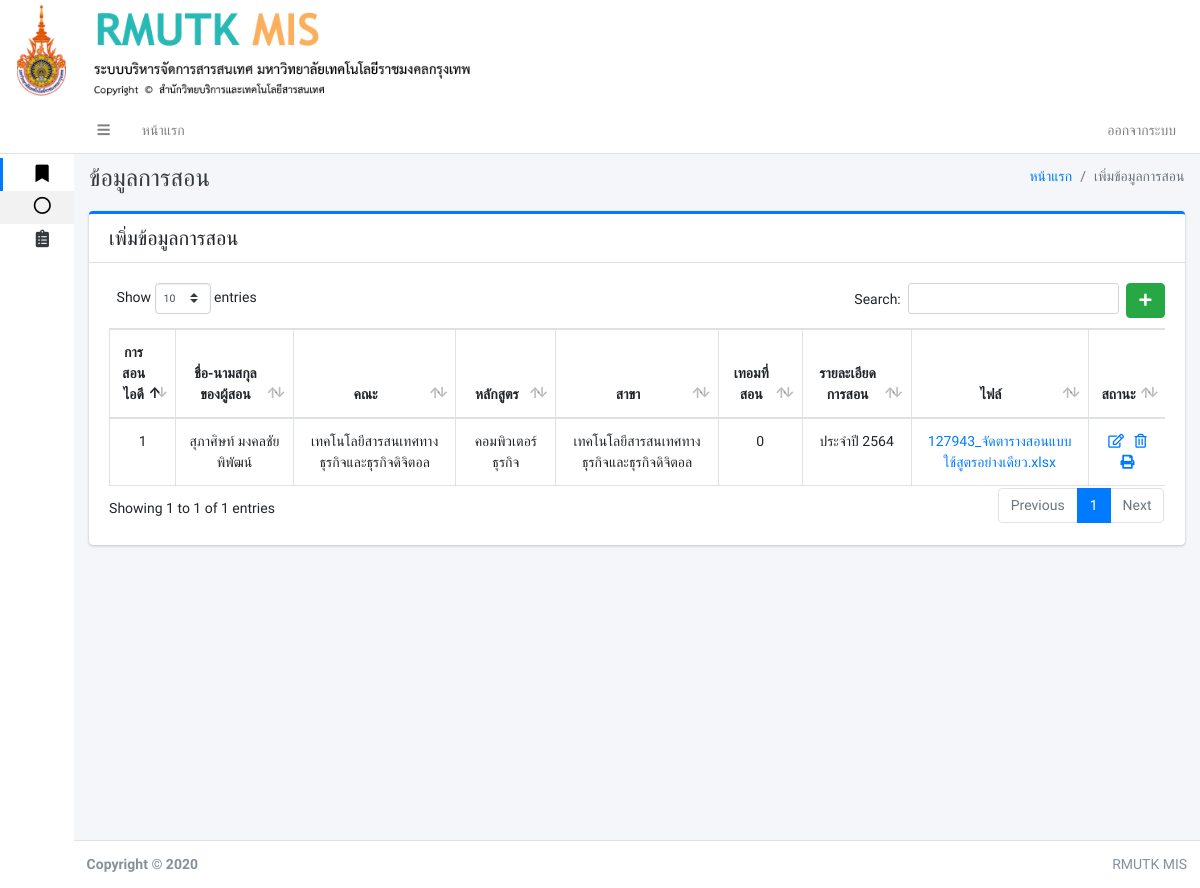
/index.php?kanzon (signed in), run on an earlier commit of the app's database.
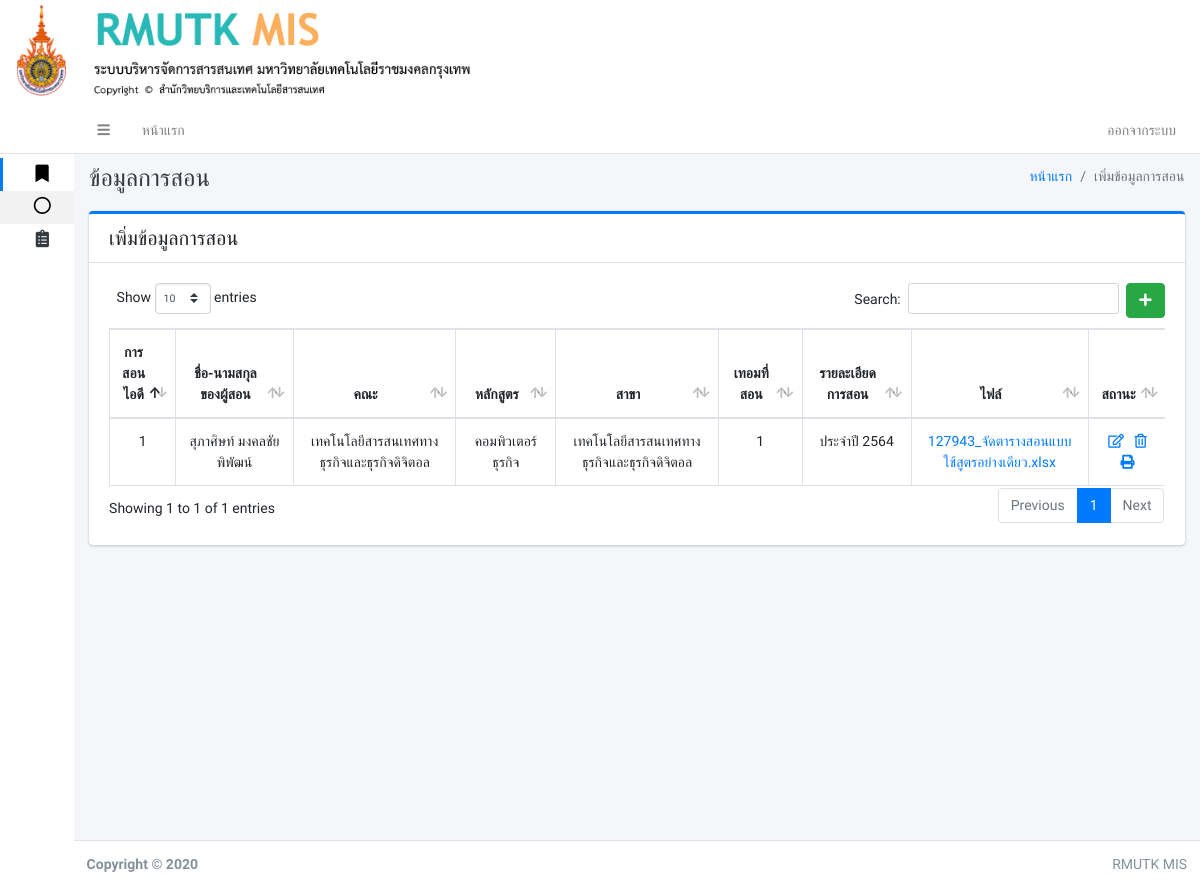
And on a later commit of the database.
### tables this page shows
CREATE TABLE `kanzon` (
  `kanzon_id` int(11) NOT NULL,
  `kanzon_user_id` int(11) NOT NULL,
  `kanzon_detail` varchar(100) NOT NULL,
  `kanzon_term` int(11) NOT NULL,
  `kanzon_file` varchar(255) NOT NULL,
  `kanzon_status` int(11) NOT NULL
);

CREATE TABLE `user` (
  `user_id` int(11) NOT NULL,
  `first_name` varchar(150) NOT NULL,
  `last_name` varchar(150) NOT NULL,
  `username` varchar(150) NOT NULL,
  `password` varchar(150) NOT NULL,
  `user_tumn` varchar(250) NOT NULL,
  `user_kana_id` int(11) NOT NULL,
  `user_saka_id` int(11) NOT NULL,
  `user_head` int(11) NOT NULL,
  `user_status` int(11) NOT NULL,
  `user_data_id_card` varchar(255) NOT NULL,
  `sex` varchar(255) NOT NULL,
  `date_of_birth` varchar(255) NOT NULL,
  `nationality` varchar(255) NOT NULL,
  `house_number` varchar(255) NOT NULL,
  `moo` varchar(255) NOT NULL,
  `road` varchar(255) NOT NULL,
  `district` varchar(255) NOT NULL,
  `area` varchar(255) NOT NULL,
  `province` varchar(255) NOT NULL,
  `phone` varchar(255) NOT NULL,
  `post_code` varchar(255) NOT NULL,
  `faculty` varchar(255) NOT NULL,
  `department` varchar(255) NOT NULL,
  `branch` varchar(255) NOT NULL,
  `teaching_disciplines` varchar(255) NOT NULL,
  `personnel_type` varchar(255) NOT NULL,
  `sub_personnel_type` varchar(255) NOT NULL,
  `academic_position` varchar(255) NOT NULL,
  `administrative_position` varchar(255) NOT NULL,
  `name_of_position` varchar(255) NOT NULL,
  `civil_servant_level` varchar(255) NOT NULL,
  `date_of_employment` varchar(255) NOT NULL,
  `term_of_employment` varchar(255) NOT NULL,
  `employment_money` varchar(255) NOT NULL,
  `highest_graduate_level` varchar(255) NOT NULL,
  `course_name` varchar(255) NOT NULL,
  `graduate_disciplines` varchar(255) NOT NULL,
  `major_graduate_disciplines` varchar(255) NOT NULL,
  `graduate_institution_name` varchar(255) NOT NULL,
  `country_of_graduation` varchar(255) NOT NULL
);

### page/kanzon.php (the view, shortened to what this page needs)
 <div class="content-header">
     <div class="container-fluid">
         <div class="row mb-2">
             <div class="col-sm-6">
                 <h1 class="m-0 text-dark">ข้อมูลการสอน</h1>
             </div>
             <div class="col-sm-6">
                 <ol class="breadcrumb float-sm-right">
                     <li class="breadcrumb-item"><a href="#">หน้าแรก</a></li>
                     <li class="breadcrumb-item active">เพิ่มข้อมูลการสอน</li>
                 </ol>
             </div>
         </div>
     </div>
 </div>
 <div class="content">
     <div class="container-fluid">
         <div class="row">
             <div class="col-lg-12">
                 <div class="card card-primary card-outline ">
                     <div class="card-header noprint">
                         <h5 class="m-0">เพิ่มข้อมูลการสอน</h5>
                     </div>
                     <div class="card-body">
                         <?php
                         if (isset($_GET['add'])):
                            add();
                        elseif (isset($_GET['edit_user'])):
                            edit();
                        elseif (isset($_GET['del_la'])):
                            del();
                        else:
                        ?>
                         <a href="./index.php?kanzon&add" class="btn btn-success float-right"><i
                                 class="fas fa-plus"></i></a>
                         <?php shows(); ?>
                         <?php endif ?>
                     </div>
                 </div>
             </div>
         </div>
     </div>
 </div>
 <?php
function shows()
{
include './conn.php';
$sqlkanzon = " SELECT * FROM kanzon  INNER JOIN user ON kanzon.kanzon_user_id = user.user_id WHERE user.user_status <> 1 ORDER BY kanzon_id desc ";
$qrykanzon = mysqli_query($conn,$sqlkanzon);
?>
 <table id="example1" class="table table-bordered table-hover">
     <thead>
         <tr align="center">
             <th width="3px">การสอนไอดี</th>
             <th>ชื่อ-นามสกุลของผู้สอน</th>
             <th>คณะ</th>
             <th>หลักสูตร</th>
             <th>สาขา</th>
             <th>เทอมที่สอน</th>
             <th>รายละเอียดการสอน</th>
             <th>ไฟล์</th>
             <th>สถานะ</th>
         </tr>
     </thead>
     <tbody>
         <?php
        $i = 1;
        while ($rowkanzon = $qrykanzon->fetch_array()) {
        $kanzon_id = $rowkanzon['kanzon_id'];
        ?>
         <tr align="center">
             <td align="center"><?php echo $i; ?></td>
             <td><?php echo $rowkanzon['first_name']."  ".$rowkanzon['last_name']; ?></td>
             <td><?php echo $rowkanzon['department']; ?></td>
             <td><?php echo $rowkanzon['course_name']; ?></td>
             <td><?php echo $rowkanzon['branch']; ?></td>
             <td><?php echo $rowkanzon['kanzon_term']; ?></td>
             <td><?php echo $rowkanzon['kanzon_detail']; ?></td>
             <td>
                 <?php if ($rowkanzon['kanzon_file'] == "ไม่มีไฟล์" || $rowkanzon['kanzon_file'] == "") {
                    echo "ไม่มีไฟล์";
                 }else{ ?>
                 <a href="uploads/<?php echo $rowkanzon['kanzon_file']; ?>"
                     download><?php echo $rowkanzon['kanzon_file']; ?>
                     <?php } ?>
             </td>
             <td width="10px">
                 <?php if ($rowkanzon['kanzon_status'] == 0): ?>
                 <a href="index.php?kanzon&edit_user&kanzon_id=<?php echo($kanzon_id) ?>"><i
                         class="far fa-edit"></i></a>&nbsp;&nbsp;
                 <a href="page/kanzon_db.php?del_kanzon&kanzon_id=<?php echo($kanzon_id) ?>"><i
                         class="far fa-trash-alt"></i></a>
                 <?php else: ?>
                 <?php echo "<font color='red'>ยกเลิก</fon>"; ?>
                 <?php endif ?>
                 <a href="./index.php?print&kanzon_id=<?=$kanzon_id?>" target="_blank"><i class="fas fa-print"></i></a>
             </td>
         </tr>
         <?php $i++; } ?>
     </tbody>
 </table>
 <?php } ?>

What changed in the data, as far as the page shows it:
changed kanzon "ประจำปี 2564": kanzon_term "0" → "1"
